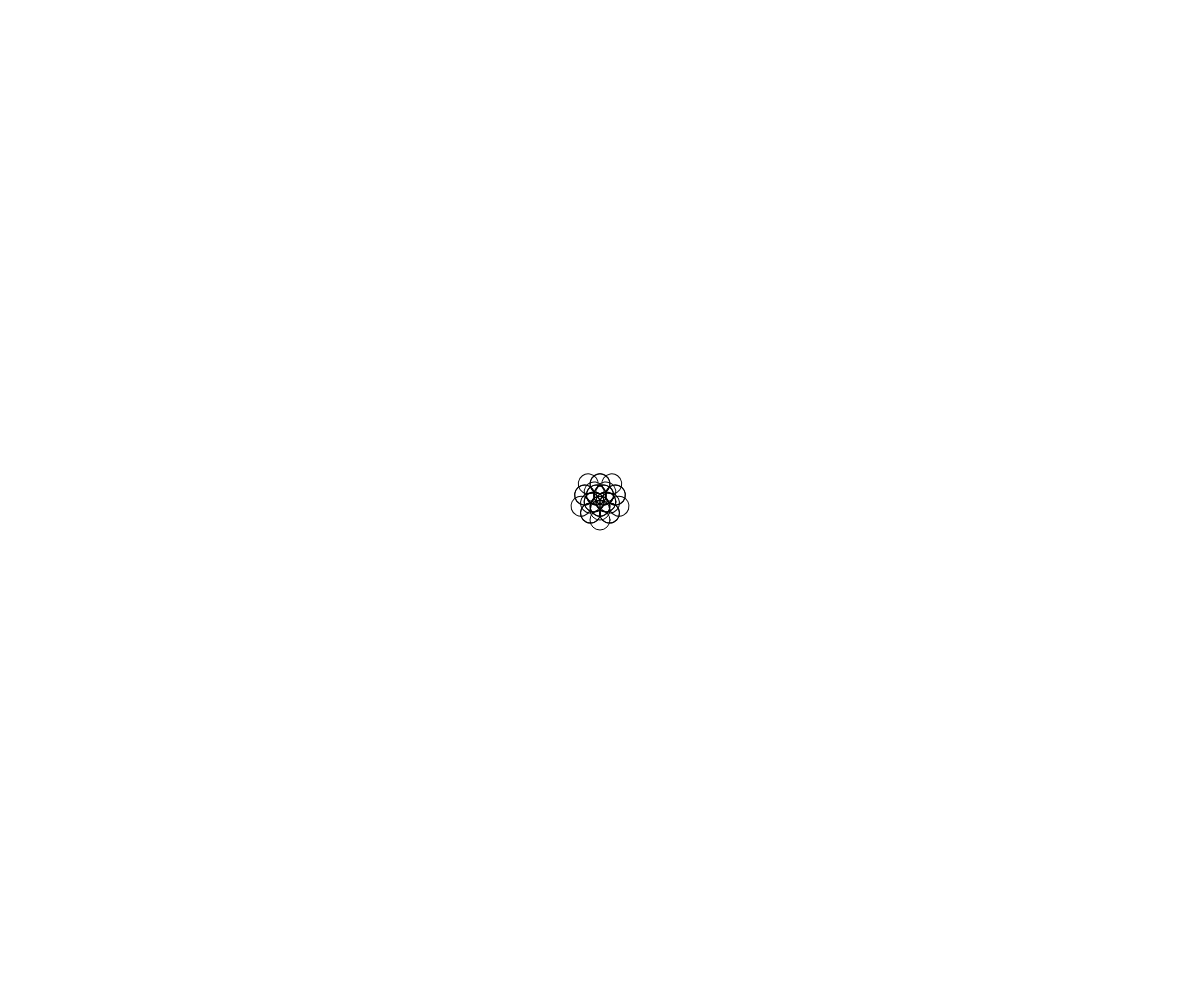
Frame 1 (no input)
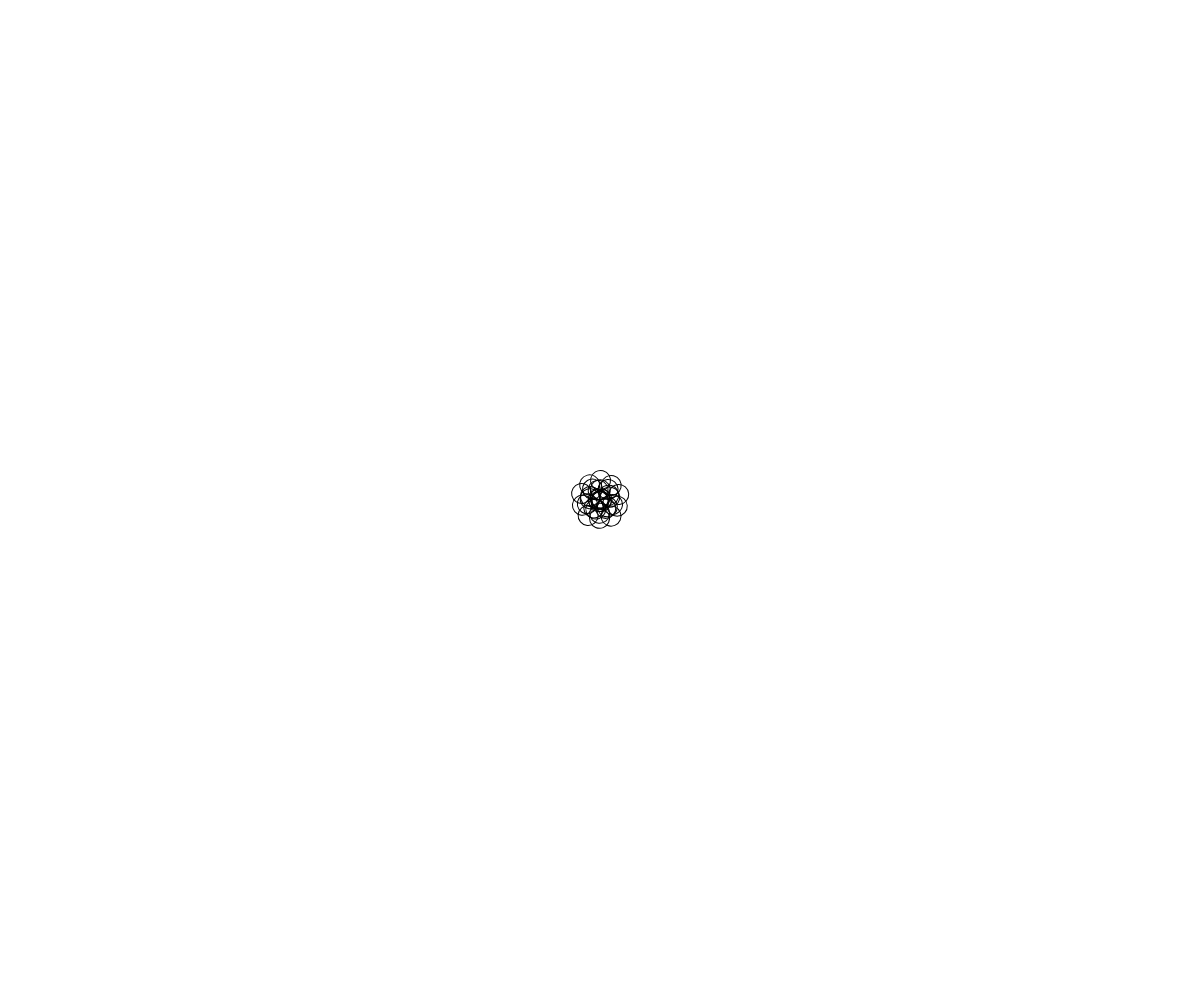
Frame 60 (no input)
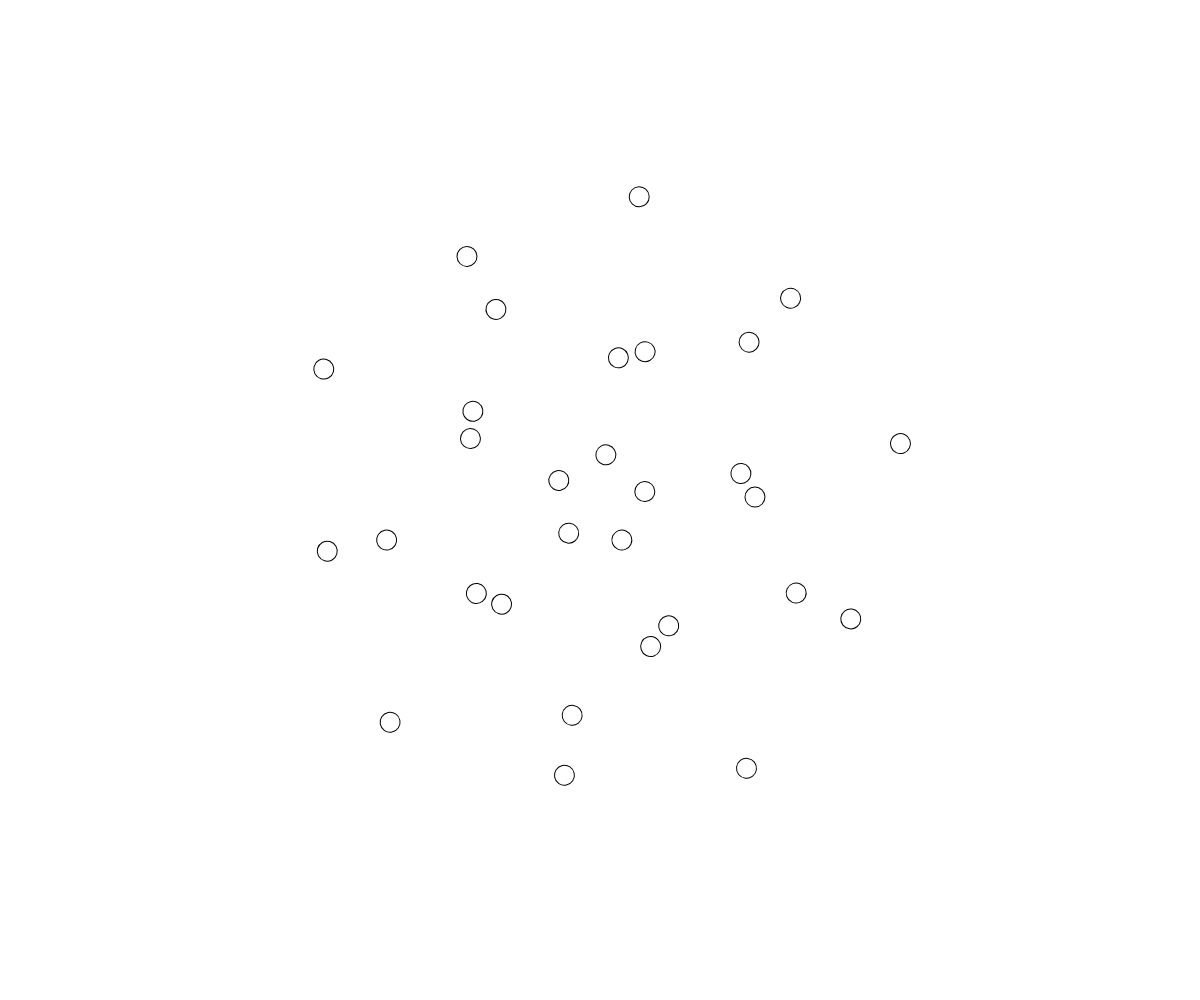
Frame 120 (the mouse pressed at the canvas centre since frame 60)

The p5.js sketch that drew these frames (run headless with seeded random() and noise() and a simulated clock; from frame 60 on, the mouse is pressed at the canvas centre):

// p5.js sketch
// ── sketch.js
console.log('hi');
var angle = 0.0;
var speed = 0.05;

function setup(){
	createCanvas(windowWidth, windowHeight);
	noFill();
	// fill(0);
	// strokeWeight(15);
}

function draw(){
	var l0 = map(mouseX, 0, width, 10, 300);
	background(255);

	translate(width/2, height/2);
	rotate(angle);
	// line(0, 0, 0, l0);
	for (var i=0; i<5; i++){
		push();
		rotate(i*TWO_PI/5);
		translate(0, l0);
		ellipse(0, 0, 20, 20);

		rotate(angle);
		for (var j=0; j<5; j++){
			push();
			rotate(j*TWO_PI/5);
			translate(0, l0);
			ellipse(0, 0, 20, 20);

			pop();
		}
		pop();
	}


	angle += speed;
}
